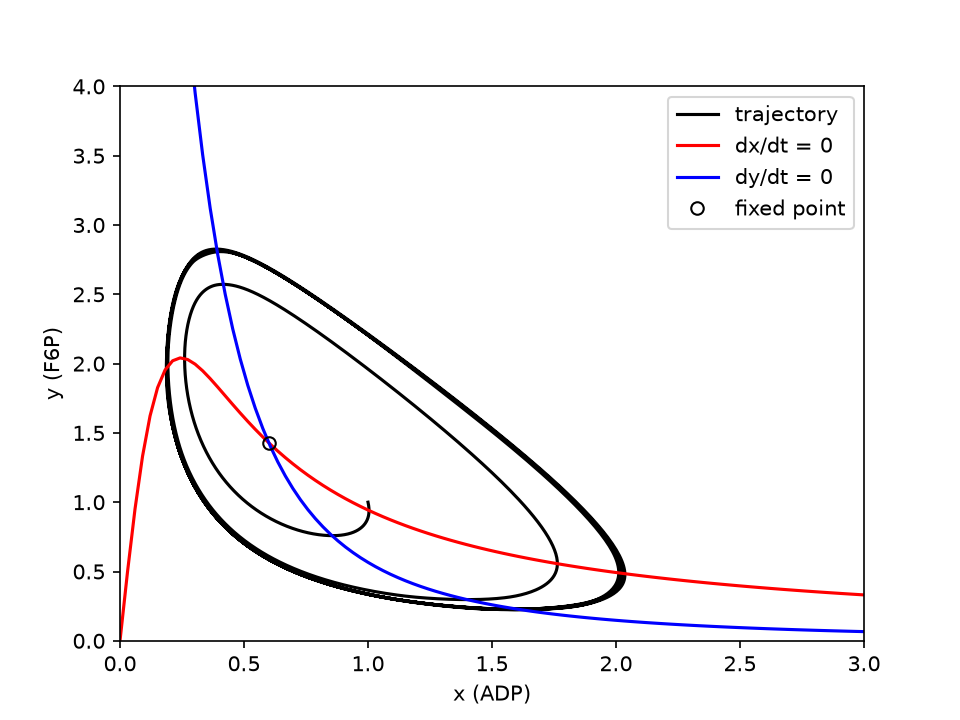

Recreate this plot in Python.
import matplotlib.pyplot as plt
import numpy as np
from scipy.integrate import solve_ivp

def selkov_model( t , init , *param ):
    x = init[ 0 ]
    y = init[ 1 ]
    
    [ a , b ] = param


    v1 = b
    v2 = a * y + x**2 * y
    v3 = x
    
    dxdt = v2 - v3
    dydt = v1 - v2
    
    return [ dxdt , dydt ] 


init = [ 1.0 , 1.0 ]
t_span = [ 0 , 100 ]
t_eval = np.linspace( t_span[0] , t_span[1] , 10000 )

a = 0.06
b = 0.6

param = [ a , b ]

solution = solve_ivp( selkov_model, t_span, init, t_eval=t_eval, method='RK45', args=param )

ADP = solution.y[0]
F6P = solution.y[1]

plt.plot( ADP , F6P , 'k-' , label='trajectory' )

x = np.linspace( 0, 3, 100 )
x_null = x / ( a + x**2 ) # The nullcline for dxdt=0
y_null = b / ( a + x**2 ) # The nullcline for dydt=0

plt.plot( x , x_null , 'r-' , label='dx/dt = 0' )
plt.plot( x , y_null , 'b-' , label='dy/dt = 0' )
plt.plot( b , b / ( a + b**2 ) , 'ko' , fillstyle='none' , label='fixed point' )

plt.xlim( 0 , 3 )
plt.ylim( 0 , 4 )
plt.xlabel( 'x (ADP)' )
plt.ylabel( 'y (F6P)' )
plt.legend( loc='upper right' )
plt.savefig( 'selkov_phaseplane.png' , dpi=150 )
plt.show()
